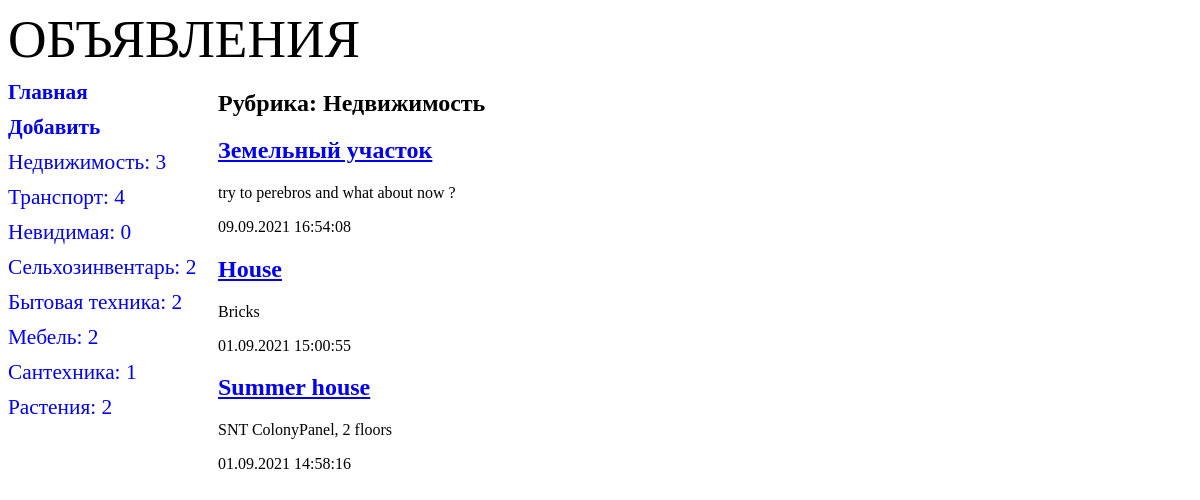
Screenshot of /bboard/1/ with the database file from the repository.
### bboard/models.py (models this page shows, shortened)
class Rubric(models.Model) :
    def get_absolute_url(self):
        return f'/bboard/{self.pk}'
    name = models.CharField(
        max_length=20, db_index=True, verbose_name='Название'
        )
    show = models.BooleanField(default=True)    # Не дает возможность выбрать рубрику False
    class Meta:
        verbose_name_plural = 'Рубрики'
        verbose_name        = 'Рубрика'
        ordering            = ['name']

class Bb(models.Model):
    class Kinds(models.TextChoices):
                    BUY = 'b', 'Куплю'
                    SELL = 's', 'Продам'
                    EXCHANGE = 'с', 'Обменяю'
                    RENT = 'r'
                    __empty__ = 'Выберите тип публикуемого объявления'
    kind = models.CharField(
        max_length=1,choices=Kinds.choices,default=Kinds.SELL
        )
    title = models.CharField(
        max_length=50, verbose_name='Товар',
        validators=[validators.MinLengthValidator(get_min_length)],
                                    )
    content = models.TextField(
        null=True, blank=True, verbose_name='Описание'
        )
    price = models.FloatField(
        null=True, blank=True, verbose_name="Цена",
        )
    published = models.DateTimeField(
        auto_now_add=True, db_index=True, verbose_name="Опубликовано"
        )
    changed = models.DateTimeField(
        auto_now=True, db_index=True, verbose_name="Изменено"
        )
    rubric = models.ForeignKey(
        'Rubric', null=True, on_delete=models.PROTECT, verbose_name='Рубрика',
        limit_choices_to={'show': True} #  limit_choices_to в форме работает но отображается на сайте
        )
    class Meta:
        verbose_name_plural = 'Объявления'
        verbose_name        = 'Объявление'
        ordering            = ['-published']
        unique_together     = ('title', 'price')    # Ограничение на уже имеющуюся комбинацию в БД

### bboard/views.py (the view)
# urls.py: path('<int:rubric_id>/', BbByRubricView.as_view(), name='by_rubric'),
class BbByRubricView(SingleObjectMixin, ListView):
    template_name = 'bboard/by_rubric.html'
    pk_url_kwarg: str = 'rubric_id'
    def get(self, request, *args, **kwargs):
        self.object = self.get_object(queryset=Rubric.objects.all())
        return super().get(request, *args, **kwargs)
    def get_context_data(self, **kwargs: any):
        context = super().get_context_data(**kwargs)
        context['bbs'] = context['object_list']         # по умолчанию хранит записи из ListView
        context['current_rubric'] = self.object         # берем рубрику из get
        context['rc'] = RC
        return context
    def get_queryset(self):
        return self.object.bb_set.all()

### bboard/templates/bboard/by_rubric.html (shortened to what this page needs)
{% extends "layout/basic.html" %}
{% block content %}
<h2>Рубрика: {{ current_rubric.name }}</h2>
{% for bb in bbs %}
<div>
    <h2><a href="{% url 'detail' pk=bb.pk %}">{{ bb.title }}</a></h2>
    <p>{{ bb.content }}</p>
    <p>{{ bb.published|date:"d.m.Y H:i:s" }}</p>
</div>
{% endfor %}
{% endblock %}

### bboard/templates/layout/basic.html (shortened to what this page needs)
{% load static %}
<!DOCTYPE html>
<html>
<head>
</head>
<body>
    <header>
        <hl>Объявления</hl>
        <link rel="stylesheet" type="text/css" href="{% static 'bboard/style.css' %}">
    </header>
    <nav>
        <a href="{% url 'index' %}"><b>Главная</b></а>
            <a href="{% url 'add' %}"><b>Добавить</b></а>
                {% for rubric in rc %}
                    <a href="{{ rubric.get_absolute_url }}">
                        {{ rubric.name }}: {{ rubric.bb__count }}
                    </a>
                {% endfor %}
    </nav>
    <section>
        {% block content %}
        {% endblock %}
    </section>
</body>
</html>

### bboard/static/bboard/style.css (style rules this page uses)
header hl { font-size: 40pt; text-transform: uppercase; text-align: center; }
nav { font-size: 16pt; width: 190px; float: left; }
nav a { display: block; margin: 10px 0px; text-decoration: none; }
section { margin-left: 210px; }

### rows the page displays
Rubric: name "Недвижимость", bb__count "3"
Rubric: name "Транспорт", bb__count "4"
Rubric: name "Невидимая", bb__count "0"
Rubric: name "Сельхозинвентарь", bb__count "2"
Rubric: name "Бытовая техника", bb__count "2"
Rubric: name "Мебель", bb__count "2"
Rubric: name "Сантехника", bb__count "1"
Rubric: name "Растения", bb__count "2"
Bb: title "Земельный участок", content "try to perebros and what about now ?", published "09.09.2021 16:54:08"
Bb: title "House", content "Bricks", published "01.09.2021 15:00:55"
Bb: title "Summer house", content "SNT ColonyPanel, 2 floors", published "01.09.2021 14:58:16"
